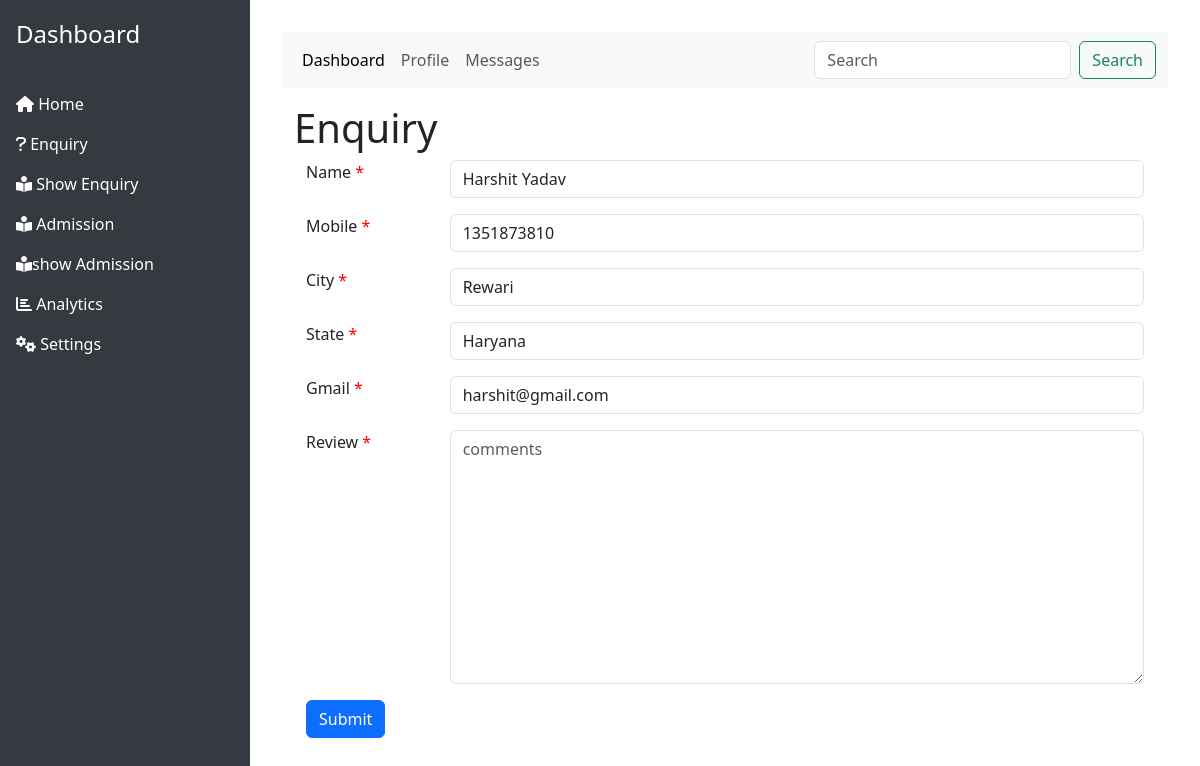
Before: /edit_enquiry.php?edit=17 with the older database file.
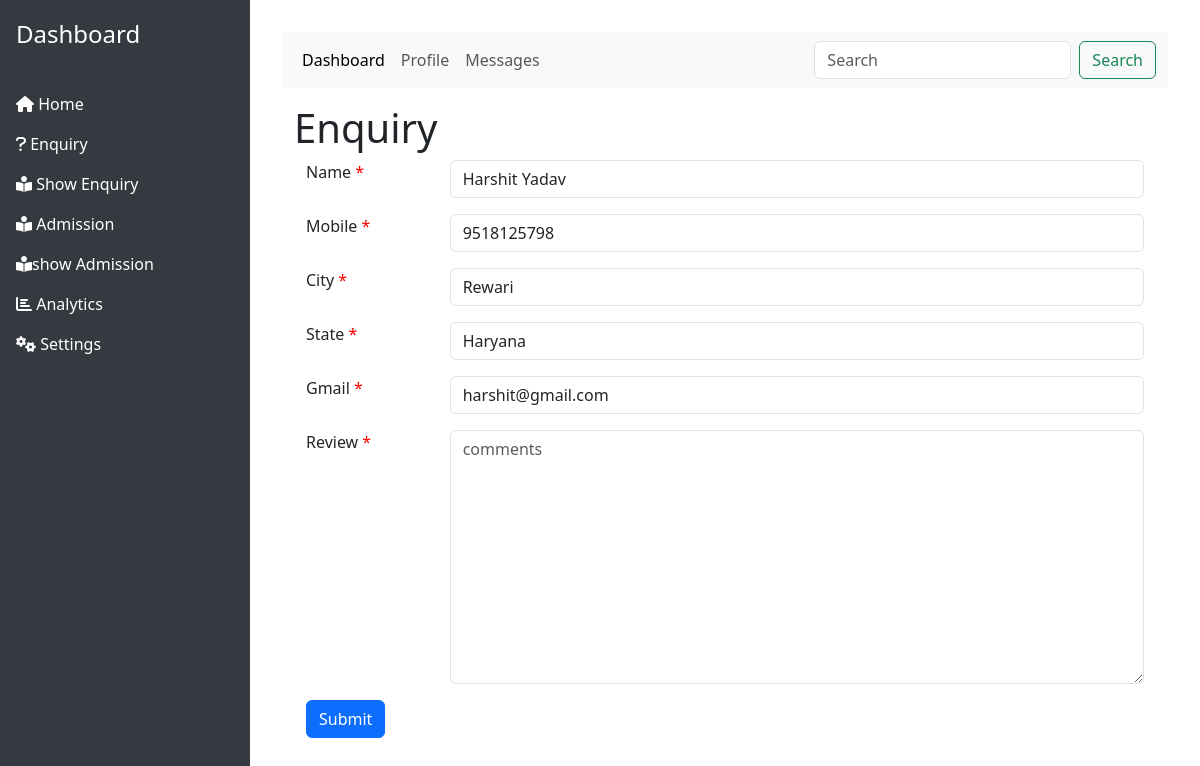
After: the same page with the newer database file.
### tables this page shows
CREATE TABLE `enquiry` (
  `id` int(11) NOT NULL,
  `name` varchar(30) DEFAULT NULL,
  `mobileno` varchar(10) DEFAULT NULL,
  `city` varchar(30) DEFAULT NULL,
  `state` varchar(30) DEFAULT NULL,
  `gmail` varchar(30) DEFAULT NULL,
  `review` varchar(30) DEFAULT NULL
);

### dao.php (called while the page is built, shortened)
<?php
$servername = "localhost";
$username = "root";
$password = "";
$dbname = "lib";
$conn = mysqli_connect($servername, $username, $password, $dbname);
function query($sql)
{
    global $conn;
    $result = mysqli_query($conn, $sql);
    return $result;
}
function fetch($result)
{
    return mysqli_fetch_assoc($result);
}
function select_By_Id($table, $id, $name)
{
    $aql = "select * from $table where $id=$name";
    $result = query($aql);
    return $rows = fetch($result);
}

### edit_enquiry.php (the view, shortened to what this page needs)
<?php require_once('header.php')?>
<?php
require_once('dao.php');
if(isset($_GET['edit'])){
    $update=$_GET['edit'];
    $row=select_by_id("enquiry","id",$update);
?>
<div class="container-fluid">
    <h1 class="mt-3">Enquiry</h1>
    <div class="container">
        <form action="enquiry_controller.php">
            <div class="mb-3 row">
                <div class="col-2">
                    <label for="name">Name <span class="required">*</span></label>
                </div>
                <div class="col-10">
                    <input type="text" name="name" class="form-control" id="" placeholder="Your Name" value="<?php echo $row['name'];?>" required >
                </div>
            </div>
            <div class="mb-3 row">
                <div class="col-2">
                    <label for="mobile" class="form-label">Mobile  <span class="required">*</span></label>
                </div>
                <div class="col-10">
                    <input type="tel" name="mobile" id="" class="form-control" placeholder="Mobile" value="<?php echo $row['mobileno'];?>" required >
                </div>
            </div>
            <div class="mb-3 row ">
                <div class="col-2"><label for="City" class="form-label">City <span class="required">*</span></label></div>
                <div class="col-10"><input type="text" name="city" id="" class="form-control" value="<?php echo $row['city'];?>" required placeholder="city"></div>
            </div>
            <div class="mb-3 row">
                <div class="col-2">
                    <label for="state" class="form-label">State <span class="required">*</span></label>
                </div>
                <div class="col-10">
                    <input type="text" name="state" id="" class="form-control" value="<?php echo $row['state'];?>" placeholder="state">
                </div>
            </div>
            <div class="mb-3 row ">
                <div class="col-2">
                    <label for="gmail" class="form-label">Gmail <span class="required">*</span></label>
                </div>
                <div class="col-10">
                <input type="email" name="gmail" id="" class="form-control"value="<?php echo $row['gmail'];?>" required>
                </div>
            </div>
            <div class="mb-3 row">
                <div class="col-2">
                    <label for="review" class="form-label">Review <span class="required">*</span></label>
                </div>
                <div class="col-10">
                    <textarea name="review" id="" cols="30" rows="10" placeholder="comments" class="form-control" value="<?php echo $row['review'];?>"></textarea>
                </div>
            </div>
            <button class="btn btn-primary" name="update">Submit</button>
    </div>
</div>
<?php }?>

Changed rows visible on the page:
changed enquiry "Harshit Yadav": mobile "1351873810" → "9518125798"
